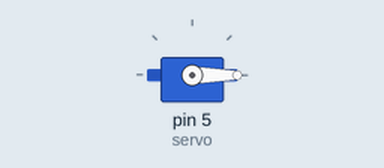
The sketch below on a simulated Arduino Uno, built with avr-gcc and run on an emulated ATmega328P. Parts: servo.

Above: at 0.1 s.
At 120.1 s:
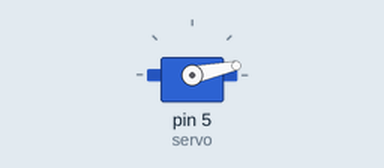
Timing chart, 0 to 121.6 s (numbered marks = the images above):
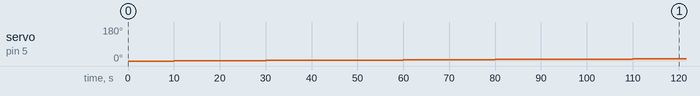

Measured:
- by itself, servo on pin 5 (servo): moves from 0° to 12° over 110 s

The sketch:

FanRotationOutput.ino
```cpp
#include <Servo.h>
Servo servo; // Create a servo object to control the servo

void setup() {
    servo.attach(5); // Attach the servo to pin 5
    servo.write(0); // Set the initial position (0 degrees)
}

void loop() {
    // Rotate the servo continuously in one direction (maximum speed)
    for (int angle = 0; angle <= 360; angle += 1) {
        servo.write(angle); // Control servo to go to position in variable 'angle'
        delay(10000); // Wait 10ms for the servo to reach the position
    }
}
```
